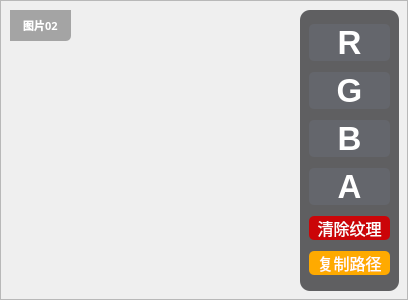
               <widget class="QFrame" name="F_Image_02">
                <property name="styleSheet">
                 <string notr="true">#F_Image_02
{
background-color: rgb(30, 30, 30);
border-radius:7px;
}
</string>
                </property>
                <property name="frameShape">
                 <enum>QFrame::StyledPanel</enum>
                </property>
                <property name="frameShadow">
                 <enum>QFrame::Raised</enum>
                </property>
                <widget class="QLabel" name="Image02">
                 <property name="geometry">
                  <rect>
                   <x>10</x>
                   <y>10</y>
                   <width>280</width>
                   <height>280</height>
                  </rect>
                 </property>
                 <property name="acceptDrops">
                  <bool>true</bool>
                 </property>
                 <property name="styleSheet">
                  <string notr="true">	border-radius:30px;
</string>
                 </property>
                 <property name="text">
                  <string/>
                 </property>
                 <property name="textFormat">
                  <enum>Qt::AutoText</enum>
                 </property>
                 <property name="pixmap">
                  <pixmap resource="纹理混合工具Icon图集.qrc">:/Icon/Icon/ADD2_480px.png</pixmap>
                 </property>
                 <property name="scaledContents">
                  <bool>true</bool>
                 </property>
                 <property name="wordWrap">
                  <bool>true</bool>
                 </property>
                 <property name="margin">
                  <number>0</number>
                 </property>
                </widget>
                <widget class="QFrame" name="Image02_ButtonGroup">
                 <property name="geometry">
                  <rect>
                   <x>300</x>
                   <y>10</y>
                   <width>99</width>
                   <height>281</height>
                  </rect>
                 </property>
                 <property name="styleSheet">
                  <string notr="true">QPushButton{
	color: rgb(255, 255, 255);
}

QPushButton:hover{
padding-bottom:5px;
}

QPushButton:pressed{
padding-left:5px;
padding-top:5px;
}
#Image02_ButtonGroup{
	background-color: rgba(45, 45, 48,190);
	border-radius:10px;
}

</string>
                 </property>
                 <property name="frameShape">
                  <enum>QFrame::StyledPanel</enum>
                 </property>
                 <property name="frameShadow">
                  <enum>QFrame::Raised</enum>
                 </property>
                 <layout class="QVBoxLayout" name="verticalLayout_4">
                  <property name="topMargin">
                   <number>9</number>
                  </property>
                  <item>
                   <widget class="QPushButton" name="Image02_Button_R">
                    <property name="font">
                     <font>
                      <family>Tahoma</family>
                      <pointsize>25</pointsize>
                      <weight>75</weight>
                      <bold>true</bold>
                     </font>
                    </property>
                    <property name="styleSheet">
                     <string notr="true">background-color: rgb(100, 102, 108);
border-radius:5px;
color: rgb(255, 255, 255);
bordert-radius: 5px;
border-image: url(:/Image/Icon/bg_01px.png);</string>
                    </property>
                    <property name="text">
                     <string>R</string>
                    </property>
                   </widget>
                  </item>
                  <item>
                   <widget class="QPushButton" name="Image02_Button_G">
                    <property name="font">
                     <font>
                      <family>Tahoma</family>
                      <pointsize>25</pointsize>
                      <weight>75</weight>
                      <bold>true</bold>
                     </font>
                    </property>
                    <property name="styleSheet">
                     <string notr="true">background-color: rgb(100, 102, 108);
border-radius:5px;
color: rgb(255, 255, 255);
bordert-radius: 5px;
border-image: url(:/Image/Icon/bg_01px.png);</string>
                    </property>
                    <property name="text">
                     <string>G</string>
                    </property>
                   </widget>
                  </item>
                  <item>
                   <widget class="QPushButton" name="Image02_Button_B">
                    <property name="font">
                     <font>
                      <family>Tahoma</family>
                      <pointsize>25</pointsize>
                      <weight>75</weight>
                      <bold>true</bold>
                     </font>
                    </property>
                    <property name="styleSheet">
                     <string notr="true">background-color: rgb(100, 102, 108);
border-radius:5px;
color: rgb(255, 255, 255);
bordert-radius: 5px;
border-image: url(:/Image/Icon/bg_01px.png);</string>
                    </property>
                    <property name="text">
                     <string>B</string>
                    </property>
                   </widget>
                  </item>
                  <item>
                   <widget class="QPushButton" name="Image02_Button_CopyPath">
                    <property name="font">
                     <font>
                      <family>Tahoma</family>
                      <pointsize>25</pointsize>
                      <weight>75</weight>
                      <bold>true</bold>
                     </font>
                    </property>
                    <property name="styleSheet">
                     <string notr="true">background-color: rgb(100, 102, 108);
border-radius:5px;
color: rgb(255, 255, 255);
bordert-radius: 5px;
border-image: url(:/Image/Icon/bg_01px.png);</string>
                    </property>
                    <property name="text">
                     <string>A</string>
                    </property>
                   </widget>
                  </item>
                  <item>
                   <widget class="QPushButton" name="Image02_Button_Clear">
                    <property name="font">
                     <font>
                      <family>微软雅黑</family>
                      <pointsize>12</pointsize>
                      <weight>50</weight>
                      <bold>false</bold>
                     </font>
                    </property>
                    <property name="styleSheet">
                     <string notr="true">background-color: rgb(203, 5, 8);
border-radius:5px;
color: rgb(255, 255, 255);
bordert-radius: 5px;
</string>
                    </property>
                    <property name="text">
                     <string>清除纹理</string>
                    </property>
                   </widget>
                  </item>
                  <item>
                   <widget class="QPushButton" name="Image02_Button_A">
                    <property name="font">
                     <font>
                      <family>微软雅黑</family>
                      <pointsize>12</pointsize>
                      <weight>50</weight>
                      <bold>false</bold>
                     </font>
                    </property>
                    <property name="styleSheet">
                     <string notr="true">background-color: rgb(255, 170, 0);
border-radius:5px;
color: rgb(255, 255, 255);
bordert-radius: 5px;
</string>
                    </property>
                    <property name="text">
                     <string>复制路径</string>
                    </property>
                   </widget>
                  </item>
                 </layout>
                </widget>
                <widget class="QLabel" name="Image02_Label">
                 <property name="geometry">
                  <rect>
                   <x>10</x>
                   <y>10</y>
                   <width>61</width>
                   <height>31</height>
                  </rect>
                 </property>
                 <property name="font">
                  <font>
                   <family>微软雅黑</family>
                   <pointsize>8</pointsize>
                   <weight>75</weight>
                   <bold>true</bold>
                  </font>
                 </property>
                 <property name="styleSheet">
                  <string notr="true">color: rgb(255, 255, 255);
background-color: rgba(0, 0, 0,80);
border-bottom-right-radius:5px;</string>
                 </property>
                 <property name="text">
                  <string>图片02</string>
                 </property>
                 <property name="alignment">
                  <set>Qt::AlignCenter</set>
                 </property>
                </widget>
               </widget>
